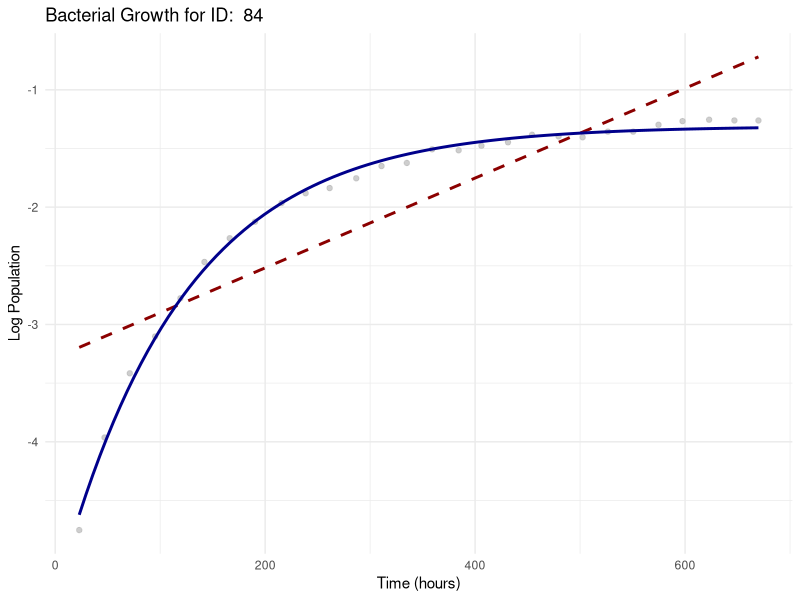

This chart was generated by the following R code: (Note: this script raises an error after producing the figure.)
#for plots
library(ggplot2)

#for nlslm
library(minpack.lm)

#PURGE THE WORKSPACE!!!!!!!!!!!
rm(list = ls())
#setwd("~/GitHub/CMEECoursework/MiniProject/Code")
dataMod <- read.csv("../Data/LogisticGrowthDataMod.csv")

#### It's gompertz time
gompertz_model <- function(t, r_max, K, N_0, t_lag){ 
  return(N_0 + (K - N_0) * exp(-exp(r_max * exp(1) * (t_lag - t)/((K - N_0) * log(10)) + 1)))
}   

#Looking at "real" vs artificial / symnthetic
artificial_media <- c("TSB", "ESAW", "TGE agar", "MRS broth", "APT Broth", "MRS")
dataMod$Environment <- ifelse(dataMod$Medium %in% artificial_media, "Artificial", "Real-world")

#id
unique_ids <- unique(dataMod$ID_num)
plot_directory <- "../Results"

#Init counter
results <- data.frame(Environment = character(), Model = character(), AIC_wins = integer(), BIC_wins = integer())

####===========================================
#====================================================================================================================================
# LOOP START
for(id in unique_ids) {
  
  #...for each ID
  subset_data <- subset(dataMod, ID_num == id)
  env_type <- unique(subset_data$Environment)  # Get environment type
  
  # fit Linear Model
  lm_fit <- lm(log_PopBio ~ Time, data = subset_data)
  
#fit LM to the ID
  lm_AIC <- AIC(lm_fit)
  lm_BIC <- BIC(lm_fit)
  # define starting gompertz
  N_0_start <- min(subset_data$log_PopBio)
  K_start <- max(subset_data$log_PopBio)
  r_max_start <- coef(lm_fit)["Time"]
  t_lag_start <- min(subset_data$Time)
  
  # try to fit gompertz
  fit_gomping_time <- tryCatch({
    nlsLM(log_PopBio ~ gompertz_model(t = Time, r_max, K, N_0, t_lag), 
          data = subset_data,
          start = list(t_lag = t_lag_start, r_max = r_max_start, N_0 = N_0_start, K = K_start),
          control = nls.lm.control(maxiter = 100))
  }, error = function(e) {
    message(paste("Error fitting Gompertz for ID:", id, ":", e$message))
    return(NULL)
  })
  ###########################################
  ####IF START
  # If Gompertz fit is successful, compare AIC/BIC
  if (!is.null(fit_gomping_time)) {
    gompy_AIC <- AIC(fit_gomping_time)
    gompy_BIC <- BIC(fit_gomping_time)
    
     #who wins?
    AIC_winner <- ifelse(lm_AIC < gompy_AIC, "Linear", "Gompertz")
    
    BIC_winner <- ifelse(lm_BIC < gompy_BIC, "Linear", "Gompertz")
    
    # storing results
    results <- rbind(results, data.frame(Environment = env_type, Model = AIC_winner, AIC_wins = 1, BIC_wins = 0))
    
     results <- rbind(results, data.frame(Environment = env_type, Model = BIC_winner, AIC_wins = 0, BIC_wins = 1))
    
    # dataframe for the plot for gompertz
    time_seq <- seq(min(subset_data$Time), max(subset_data$Time), length.out = 100)
    gompy_predation <- predict(fit_gomping_time, newdata = data.frame(Time = time_seq))
    gompertz_df <- data.frame(Time = time_seq, log_PopBio = gompy_predation)
    
    # create the plot, lm in red, gomp in blue
    plot <- ggplot(subset_data, aes(x = Time, y = log_PopBio)) +
      geom_point(color = "gray", alpha = 0.75) +  
      geom_smooth(method = "lm", color = "darkred", linetype = "dashed", se = FALSE) + 
      geom_line(data = gompertz_df, aes(x = Time, y = log_PopBio), color = "darkblue", size = 1) +  # Gompertz model line
      theme_minimal() +
      labs(title = paste("Bacterial Growth for ID: ", id), x = "Time (hours)", y = "Log Population")
    
    # Save plot
    filename <- paste0(plot_directory, "/Bacterial_Growth_Plot_ID_", id, ".pdf")
    ggsave(filename, plot = plot, width = 8, height = 6, dpi = 300)
    
    
    #if invalid gompertz fit, skip
  } else {
    message(paste("Skipping ID:", id, "due to Gompertz fitting failure"))
  }
  
  ###IF END
  ###########################################
}
#====================================================================================================================================
#LOOP END



# Summarize and print results
summary_results <- aggregate(cbind(AIC_wins, BIC_wins) ~ Environment + Model, 
                              data = results, sum, drop = FALSE)
write.csv(summary_results, file = "../Results/lm_vs_gompertz_summary.csv", row.names = FALSE)
